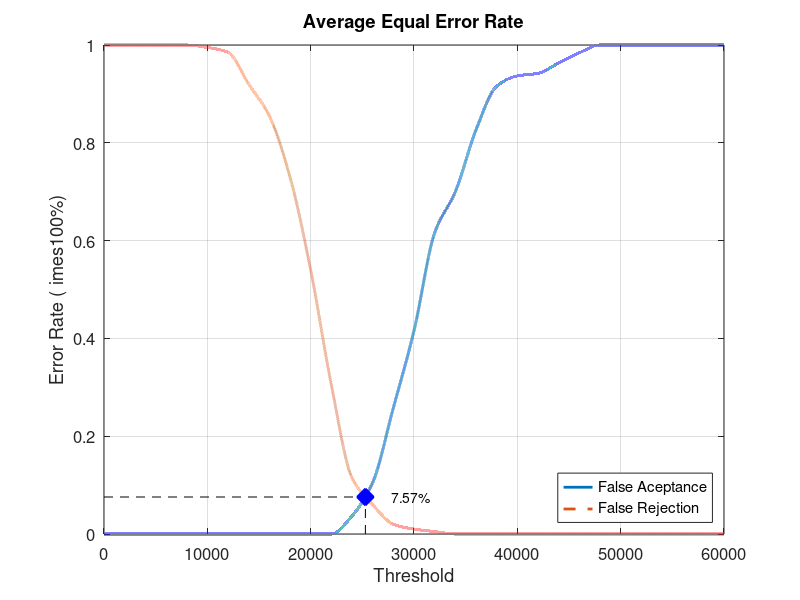
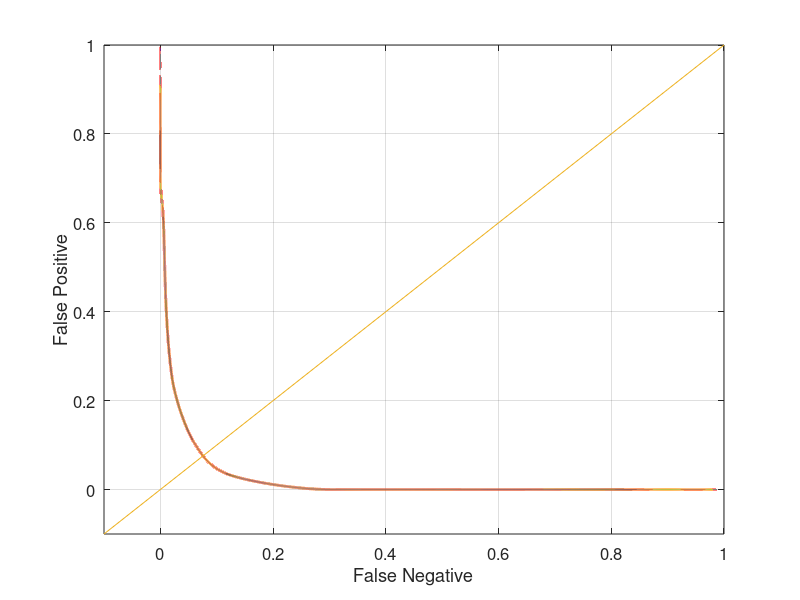

Source code (MATLAB) for these figures, in order:
close all;
clear;
clc;
x = 0:2000:60000;
xq = 0:0.5:60000;

y0 = [0 0 0 0 0 0 0 0 0 0 0 0 0.0368421 0.105263 0.257895 0.415789 0.615789 0.7 0.826316 0.915789 0.936842 0.942105 0.963158 0.984211 1 1 1 1 1 1 1]
yy0 = interp1(x, y0, xq, 'pchip');
y1 = [1 1 1 1 1 0.995 0.985 0.92 0.855 0.73 0.54 0.305 0.115 0.06 0.02 0.01 0.005 0 0 0 0 0 0 0 0 0 0 0 0 0 0]
yy1 = interp1(x, y1, xq, 'pchip');

% Calculating EER: 
y2 = abs(y0 - y1);
find(y2 == min(y2))
yy2 = abs(yy0 - yy1);
xEER = find(yy2 == min(yy2));
xEERIndex = xq(xEER) % X-axis EER
yEER = yy0(xEER) % Y-axis EER

main = figure
plot(xq, yy0,'-','LineWidth', 2);	hold on
plot(xq, yy1,'--','LineWidth', 2);	hold on
plot([xEERIndex xEERIndex], [0 yEER], 'k--');	hold on
plot([0 xEERIndex], [yEER yEER], 'k--');	hold on
plot(xEERIndex, yEER, 'bx', 'LineWidth', 10);	hold on
text(xEERIndex + 10 * xEERIndex / 100, yEER, [num2str(round((10000 * yEER)) / 100) '%'])
legend('False Aceptance', 'False Rejection', 'Location', 'SouthEast')
xlabel('Threshold')
ylabel('Error Rate (	imes100%)')
title('Average Equal Error Rate')
set(gca, 'FontSize', 12)
axis([0 60000 0 1])
grid on

print(main, 'Database1_1Main', '-dpng');
FNRxFPR = figure('Color', [1 1 1]);
plot(yy1, yy0, '-', yy1, yy0, 'LineWidth', 2);
hold on
y = -0.1:0.1:1
plot(y, y); 
set(gca, 'FontSize', 12)
xlabel('False Negative')
ylabel('False Positive')
axis([-0.1 1 -0.1 1])
set(gca, 'FontSize', 12)
grid on

print(FNRxFPR, 'Database1_1FNRxFPR','-dpng');
